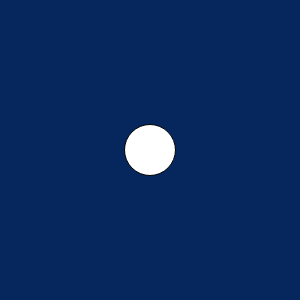
Frame 1 (no input)
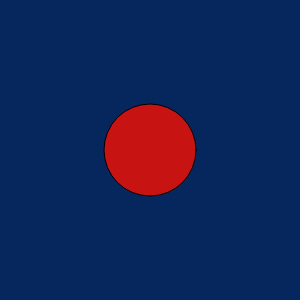
Frame 60 (no input)
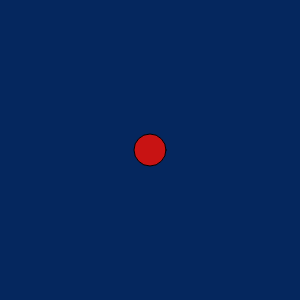
Frame 120 (the mouse pressed at the canvas centre since frame 60)

The p5.js sketch that drew these frames (run headless with seeded random() and noise() and a simulated clock; from frame 60 on, the mouse is pressed at the canvas centre):

// p5.js sketch
// ── sketch.js
//Variables
let x;
let y;
let z

//Canvas Setup
function setup(){
  createCanvas(300, 300);
  x=150;
  y=150;
  z= 50;
}


//Draw Function
function draw(){
  background(5, 39, 94)
  if(keyIsDown ("P".charCodeAt(0)))
  {
z+=2.5
  }
else{
  z+=1
}


ellipse (x,y,z)




fill (200,19,19)

if (z<50,z>100)
{z=-1*z}

}
